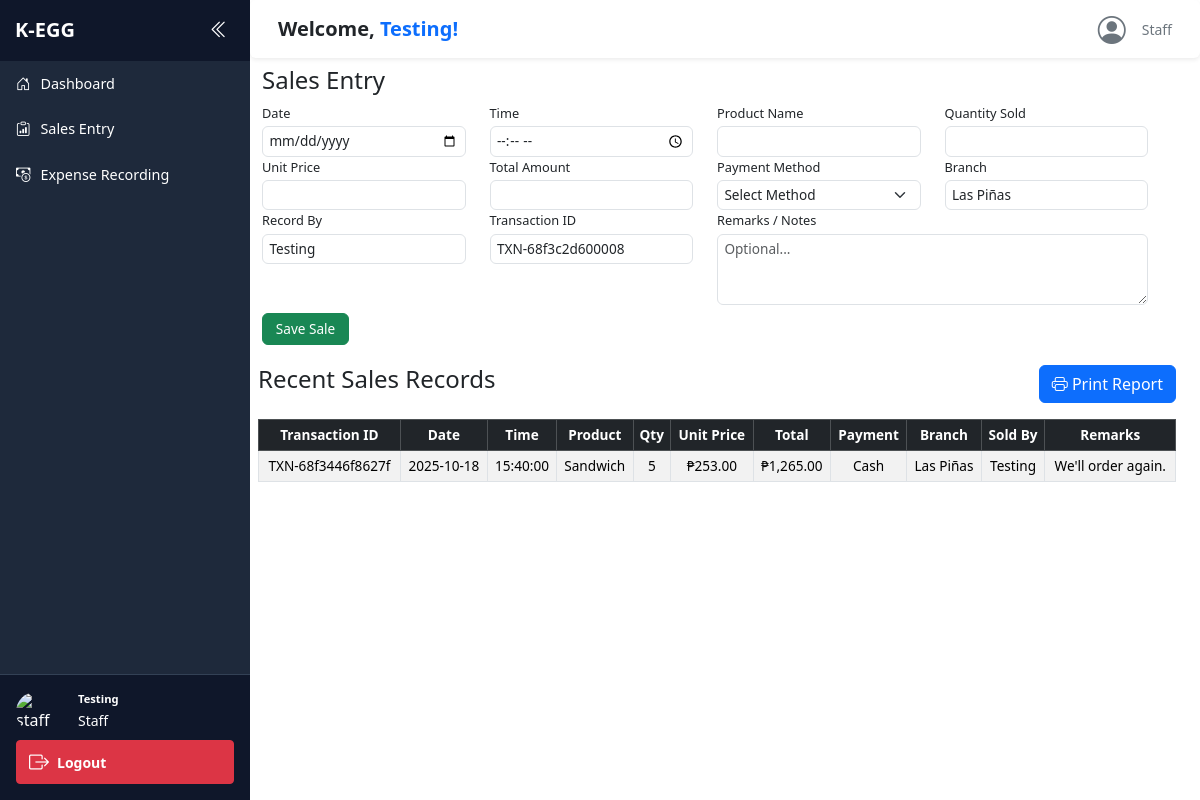
Page /sales_entry.php (signed in) on the committed database.
### tables this page shows
CREATE TABLE `sales` (
  `id` int(11) NOT NULL,
  `transaction_id` varchar(50) NOT NULL,
  `date` date NOT NULL,
  `time` time NOT NULL,
  `product_name` varchar(100) NOT NULL,
  `quantity` int(11) NOT NULL,
  `unit_price` decimal(10,2) NOT NULL,
  `total_amount` decimal(10,2) NOT NULL,
  `payment_method` varchar(50) NOT NULL,
  `branch` varchar(100) NOT NULL,
  `sold_by` varchar(100) NOT NULL,
  `remarks` text DEFAULT NULL,
  `created_at` timestamp NOT NULL DEFAULT current_timestamp()
);

### sales_entry.php (the view, shortened to what this page needs)
<?php
$staffName = $_SESSION['staff'];
$branch = "Las Piñas";
$transactionId = uniqid('TXN-');
$conn = new mysqli("localhost", "root", "", "capstone");
$sales = $conn->query("SELECT * FROM sales ORDER BY date DESC, time DESC LIMIT 20");
?>
<!DOCTYPE html>
<html>
<head>
    <link href="https://cdn.jsdelivr.net/npm/bootstrap@5.3.3/dist/css/bootstrap.min.css" rel="stylesheet">
    <link rel="stylesheet" href="https://cdn.jsdelivr.net/npm/bootstrap-icons@1.11.1/font/bootstrap-icons.css">
    <link rel="stylesheet" href="staff_dashboard.css">
</head>
<body>
    <div class="d-flex flex-nowrap overflow-hidden">
        <div class="sidebar" id="sidebar">
            <div class="sidebar-header">
                <span class="brand">K-EGG</span>
                <button class="toggle-btn" onclick="toggleSidebar()">
                    <i class="bi bi-chevron-double-left"></i>
                </button>
            </div>
            <ul class="nav flex-column nav-items">
                <li class="nav-item" title="Dashboard">
                    <a href="staff_dashboard.php" class="nav-link"><i class="bi bi-house-door"></i><span class="link-text">Dashboard</span></a>
                </li>
                <li class="nav-item" title="Sales Entry">
                    <a href="sales_entry.php" class="nav-link"><i class="bi bi-clipboard-data"></i><span class="link-text">Sales Entry</span></a>
                </li>
                <li class="nav-item" title="Expense Recording">
                    <a href="expense_recording.php" class="nav-link"><i class="bi bi-cash-coin"></i><span class="link-text">Expense Recording</span></a>
                </li>
            </ul>
            <div class="sidebar-footer">
                <div class="user-profile">
                    <img src="https://cdn-icons-png.flaticon.com/512/149/149071.png" alt="staff Icon">
                    <div class="user-info">
                        <strong><?= htmlspecialchars($staffName) ?></strong>
                        <small>Staff</small>
                    </div>
                </div>
                <a href="logout_staff.php" class="btn btn-sm btn-danger w-100 mt-2 logout-btn">
                    <i class="bi bi-box-arrow-right"></i>
                    <span class="logout-text">Logout</span>
                </a>
            </div>
        </div>
        <div class="main-content d-flex flex-column" style="height: 100vh; overflow: hidden;">
            <nav class="navbar navbar-light bg-white shadow-sm rounded mb-3 py-2 px-3 sticky-top w-100">
            <div class="container-fluid">
                <a class="navbar-brand mb-0 h6 text-dark fw-semibold" href="#"> Welcome,
                <span class="text-primary"><?= htmlspecialchars($staffName) ?>!</span>
                </a>
                <div class="d-flex align-items-center gap-2">
                    <i class="bi bi-person-circle fs-3 text-secondary me-2"></i>
                    <span class="small text-secondary">Staff</span>
                </div>
            </div>
            </nav>
            <div class="container-fluid row g-3 mb-4">
                <form method="POST" class="row no-print sales-form">
                    <h4 class="mt-2">Sales Entry</h4>
                    <div class="col-md-3">
                        <label class="form-label">Date</label>
                        <input type="date" name="date" class="form-control" required>
                    </div>
                    <div class="col-md-3">
                        <label class="form-label">Time</label>
                        <input type="time" name="time" class="form-control" required>
                    </div>
                    <div class="col-md-3">
                        <label class="form-label">Product Name</label>
                        <input type="text" name="product_name" class="form-control" required>
                    </div>
                    <div class="col-md-3">
                        <label class="form-label">Quantity Sold</label>
                        <input type="number" name="quantity" id="quantity" class="form-control" required min="1">
                    </div>
                    <div class="col-md-3">
                        <label class="form-label">Unit Price</label>
                        <input type="number" name="unit_price" id="unit_price" class="form-control" required step="0.01">
                    </div>
                    <div class="col-md-3">
                        <label class="form-label">Total Amount</label>
                        <input type="text" name="total_amount" id="total_amount" class="form-control" readonly>
                    </div>
                    <div class="col-md-3">
                        <label class="form-label">Payment Method</label>
                        <select name="payment_method" class="form-select" required>
                            <option value="">Select Method</option>
                        </select>
                    </div>
                    <div class="col-md-3">
                        <label class="form-label">Branch</label>
                        <input type="text" name="branch" class="form-control" value="<?= htmlspecialchars($branch) ?>" readonly>
                    </div>
                    <div class="col-md-3">
                        <label class="form-label">Record By</label>
                        <input type="text" name="sold_by" class="form-control" value="<?= htmlspecialchars($staffName) ?>" readonly>
                    </div>
                    <div class="col-md-3">
                        <label class="form-label">Transaction ID</label>
                        <input type="text" name="transaction_id" class="form-control" value="<?= $transactionId ?>" readonly>
                    </div>
                    <div class="col-md-6">
                        <label class="form-label">Remarks / Notes</label>
                        <textarea name="remarks" class="form-control" rows="3" placeholder="Optional..."></textarea>
                    </div>
                    <div class="col-12 mt-2">
                        <button type="submit" class="btn btn-success">Save Sale</button>
                    </div>
                </form>
                <div class="sales-table">
                    <div class="d-flex justify-content-between align-items-center mb-3">
                        <h4>Recent Sales Records</h4>
                        <button onclick="printSalesReport()" class="btn btn-primary no-print">
                            <i class="bi bi-printer"></i> Print Report
                        </button>
                    </div>
                    <div id="printable-area">
                        <div class="table-responsive">
                            <table class="table table-striped table-bordered table-sm align-middle text-center">
                                <thead class="table-dark">
                                    <tr>
                                        <th>Transaction ID</th>
                                        <th>Date</th>
                                        <th>Time</th>
                                        <th>Product</th>
                                        <th>Qty</th>
                                        <th>Unit Price</th>
                                        <th>Total</th>
                                        <th>Payment</th>
                                        <th>Branch</th>
                                        <th>Sold By</th>
                                        <th>Remarks</th>
                                    </tr>
                                </thead>
                                <tbody>
                                    <?php if ($sales->num_rows > 0): ?>
                                        <?php while ($row = $sales->fetch_assoc()): ?>
                                            <tr>
                                                <td><?= htmlspecialchars($row['transaction_id']) ?></td>
                                                <td><?= htmlspecialchars($row['date']) ?></td>
                                                <td><?= htmlspecialchars($row['time']) ?></td>
                                                <td><?= htmlspecialchars($row['product_name']) ?></td>
                                                <td><?= $row['quantity'] ?></td>
                                                <td>₱<?= number_format($row['unit_price'], 2) ?></td>
                                                <td>₱<?= number_format($row['total_amount'], 2) ?></td>
                                                <td><?= htmlspecialchars($row['payment_method']) ?></td>
                                                <td><?= htmlspecialchars($row['branch']) ?></td>
                                                <td><?= htmlspecialchars($row['sold_by']) ?></td>
                                                <td><?= nl2br(htmlspecialchars($row['remarks'])) ?></td>
                                            </tr>
                                        <?php endwhile; ?>
                                    <?php else: ?>
                                        <tr><td colspan="11">No sales recorded yet.</td></tr>
                                    <?php endif; ?>
                                </tbody>
                            </table>
                        </div>
                    </div>
                </div>
            </div>
        </div>
    </div>
</body>
</html>

### staff_dashboard.css (style rules this page uses)
body, html { margin: 0; padding: 0; font-family: 'Segoe UI', sans-serif; overflow-x: hidden; }
.sidebar { width: 250px; background: #1e293b; color: white; height: 100vh; transition: width 0.3s; display: flex; flex-direction: column; position: fixed; overflow-x: hidden; }
.sidebar .link-text { display: inline; margin-left: 10px; font-size: 0.9rem; }
.sidebar .user-info { display: block; margin-left: 10px; }
.user-profile img { width: 40px; height: 40px; border-radius: 50%; }
.main-content { margin-left: 250px; width: calc(100% - 250px); transition: all 0.3s; min-width: 0; overflow-x: hidden; }
.sidebar-header { display: flex; justify-content: space-between; align-items: center; padding: 15px; background: #0f172a; }
.sidebar .brand { color: white; font-size: 1.25rem; font-weight: bold; white-space: nowrap; transition: opacity 0.3s, visibility 0.3s, transform 0.3s; }
.toggle-btn { background: none; border: none; color: white; font-size: 1.2rem; margin-left: 10px; }
.nav-items { flex-grow: 1; padding: 0; list-style: none; }
.nav-link { color: white; display: flex; align-items: center; padding: 0.75rem 1rem; text-decoration: none; transition: background 0.3s; white-space: nowrap; }
.nav-link i { font-size: 0.9rem; }
.sidebar-footer { padding: 1rem; background: #0f172a; border-top: 1px solid #334155; }
.user-profile { display: flex; align-items: center; gap: 0.75rem; }
.user-info strong { font-size: 0.7rem; display: block; }
.logout-btn { display: flex; align-items: center; justify-content: flex-start; gap: 0.5rem; padding: 0.375rem 0.75rem; font-weight: 600; }
.logout-btn i { font-size: 1.25rem; }
.row, .col-md-4, .col-md-6, .card, .list-group-item { max-width: 100%; overflow-x: hidden; }
.sales-table table { font-size: 0.85rem; }
.sales-table th, .sales-table td { padding: 0.3rem 0.3rem; }
.sales-form { font-size: 0.85rem; }
.sales-form .form-control, .sales-form .form-select { padding: 0.25rem 0.4rem; font-size: 0.85rem; }
.sales-form .form-label { margin-bottom: 0.2rem; font-size: 0.8rem; }
.sales-form textarea { resize: vertical; }
.sales-form button { padding: 0.3rem 0.8rem; font-size: 0.85rem; }
.sales-table { margin-top: 20px; }
.expense-table th, .sales-table td { padding: 0.3rem 0.3rem; }

### rows in the picture
sales: transaction "TXN-68f3446f8627f", date "2025-10-18", time "15:40:00", product_name "Sandwich", quantity "5", unit_price "253.00", total_amount "1,265.00", payment_method "Cash", branch "Las Piñas", sold_by "Testing", remarks "We'll order again."

### other values in the picture
$staffName "Testing"
